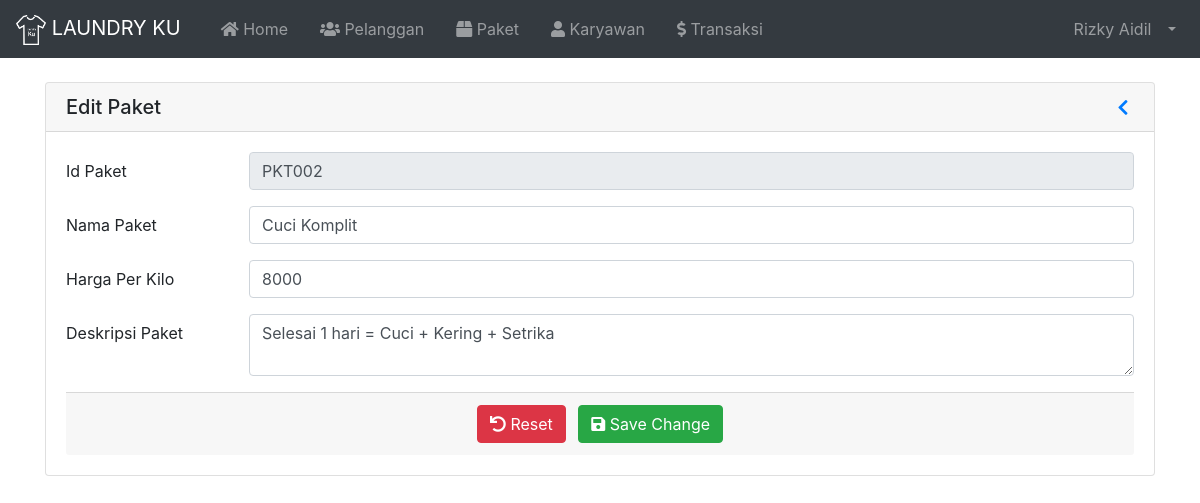
Screenshot of /index.php?page=EditPaket&id=PKT002 (signed in) with the database file from the repository.
### tables this page shows
CREATE TABLE `tbl_karyawan` (
  `id` int(11) NOT NULL,
  `nama` varchar(100) NOT NULL,
  `username` varchar(30) NOT NULL,
  `password` varchar(255) NOT NULL,
  `email` varchar(255) NOT NULL,
  `no_hp` varchar(20) NOT NULL,
  `alamat` varchar(100) NOT NULL,
  `catatan` varchar(255) NOT NULL,
  `image` varchar(255) NOT NULL,
  `role` varchar(20) NOT NULL
);

CREATE TABLE `tbl_paket` (
  `id` varchar(10) NOT NULL,
  `paket` varchar(100) NOT NULL,
  `harga_kilo` int(11) NOT NULL,
  `deskripsi` varchar(255) NOT NULL
);

### index.php (called while the page is built, shortened)
<?php
  require 'load/config.php';
  require 'load/function.php';
?>
<?php require_once 'header.php'; ?>
<?php require 'content.php'; ?>
<?php require_once 'footer.php'; ?>

### load/function.php (called while the page is built, shortened)
<?php
  require 'config.php';
  function viewData( $query ) {
    global $koneksi;
    $result = mysqli_query($koneksi, $query);
    if (mysqli_num_rows($result) == 1) {
      return mysqli_fetch_assoc($result);
    }
    $rows = [];
    return $rows;
  }
?>

### page/paket/editpaket.php (the view, shortened to what this page needs)
<?php
	$id = $_GET['id'];
	$data = viewData("SELECT * FROM tbl_paket WHERE id = '$id'");
?>
<div class="container container-fluid">
  <div class="card mt-4 mb-4">
		<h5 class="card-header d-flex flex-row align-items-center justify-content-between">
			<a>Edit Paket</a>
			<a href="?page=Paket" role="button" id="dropdownMenuLink" aria-haspopup="true" aria-expanded="false">
				<i class="fas fa-chevron-left fa-sm fa-fw"></i>
			</a>
		</h5>
		<div class="card-body">
        <form method="post" action="">
					<div class="form-group row">
						<label for="id" class="col-sm-2 col-form-label">Id Paket</label>
						<div class="col-sm-10">
							<input type="text" class="form-control" id="id" name="id" value="<?= $data['id']; ?>" required readonly>
						</div>
					</div>
					<div class="form-group row">
						<label for="paket" class="col-sm-2 col-form-label">Nama Paket</label>
						<div class="col-sm-10">
							<input type="text" class="form-control" id="paket" name="paket" value="<?= $data['paket']; ?>" maxlength="50" placeholder="Masukkan Nama Paket" required autofocus>
						</div>
					</div>
					<div class="form-group row">
						<label for="harga_kilo" class="col-sm-2 col-form-label">Harga Per Kilo</label>
						<div class="col-sm-10">
							<input type="text" class="form-control" id="harga_kilo" name="harga_kilo" min="1000" value="<?= $data['harga_kilo']; ?>" placeholder="Masukkan Harga Per Kilo" required>
						</div>
					</div>
					<div class="form-group row">
						<label for="deskripsi" class="col-sm-2 col-form-label">Deskripsi Paket</label>
						<div class="col-sm-10">
							<textarea type="text" class="form-control" id="deskripsi" name="deskripsi" maxlength="255" placeholder="Masukkan Deskripsi Paket" required><?= $data['deskripsi']; ?></textarea>
						</div>
					</div>
					<div class="card-footer text-center">
						<button type="reset" class="btn btn-danger mr-2"><i class="fas fa-undo"></i> Reset</button>
						<button type="submit" name="submit" class="btn btn-success"><i class="fas fa-save"></i> Save Change</button>
					</div>
				</form>
		  </div>
	</div>
</div>

### header.php (shortened to what this page needs)
<?php
  $id = $_SESSION['id'];
  $result = mysqli_query($koneksi, "SELECT * FROM tbl_karyawan WHERE id = '$id'");
  $user = mysqli_fetch_assoc($result);
?>
<!DOCTYPE html>
<html lang="en">
<head>
	<link rel="stylesheet" href="asset/vendor/bootstrap-4.5.3/css/bootstrap.min.css">
	<link rel="stylesheet" href="asset/vendor/fontawesome/css/all.min.css">
	<link rel="stylesheet" href="asset/vendor/datatables-b4/datatables.min.css">
</head>
<body>
	<nav class="navbar navbar-expand-lg navbar-dark bg-dark">
		<a class="navbar-brand" href="index.php">
			<img src="asset/img/logo.png" width="30" height="30" alt="">
			LAUNDRY KU
		</a>
		<div class="collapse navbar-collapse" id="navbarSupportedContent">
			<ul class="navbar-nav mr-auto">
				<li class="nav-item ml-3">
					<a class="nav-link" href="index.php"><i class="fas fa-home"></i> Home<span class="sr-only">(current)</span></a>
				</li>
				<li class="nav-item ml-3">
					<a class="nav-link" href="?page=Pelanggan"><i class="fas fa-users"></i> Pelanggan</a>
				</li>
				<li class="nav-item ml-3">
					<a class="nav-link" href="?page=Paket"><i class="fas fa-box"></i> Paket</a>
				</li>
				<?php if ($user['role'] == 'Admin') : ?>
				<li class="nav-item ml-3">
					<a class="nav-link" href="?page=Karyawan"><i class="fas fa-user"></i> Karyawan</a>
				</li>
				<?php endif; ?>
				<li class="nav-item ml-3">
					<a class="nav-link " href="?page=Transaksi"><i class="fas fa-dollar-sign"></i> Transaksi</a>
				</li>
			</ul>
			<ul class="navbar-nav ml-auto">
				<li class="nav-item dropdown">
					<a class="nav-link dropdown-toggle" href="#" id="userDropdown" role="button" data-toggle="dropdown"
						aria-haspopup="true" aria-expanded="false">
						<span class="mr-2 d-none d-lg-inline"><?= $user['nama']; ?></span>
					</a>
				</li>
			</ul>
		</div>
	</nav>

### rows the page displays
tbl_karyawan: nama "Rizky Aidil"
tbl_paket: id "PKT002", paket "Cuci Komplit", harga_kilo "8000", deskripsi "Selesai 1 hari = Cuci + Kering + Setrika"
